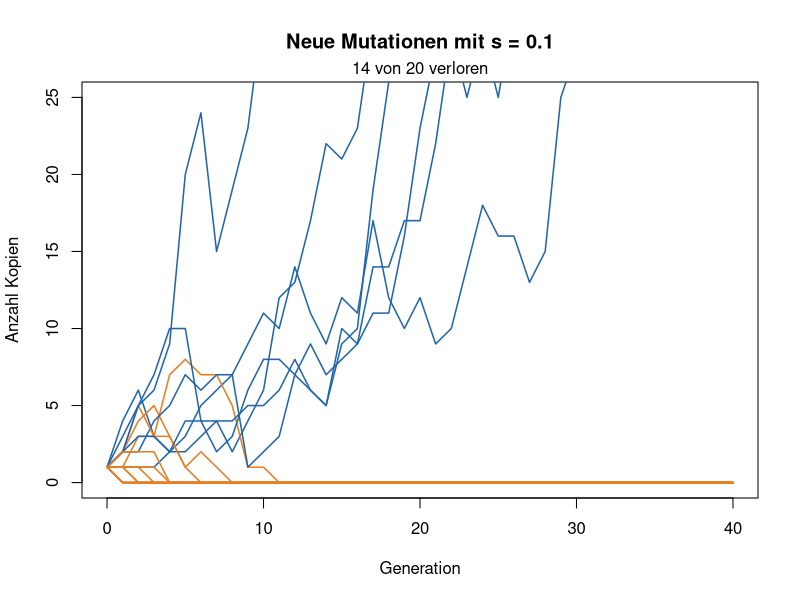
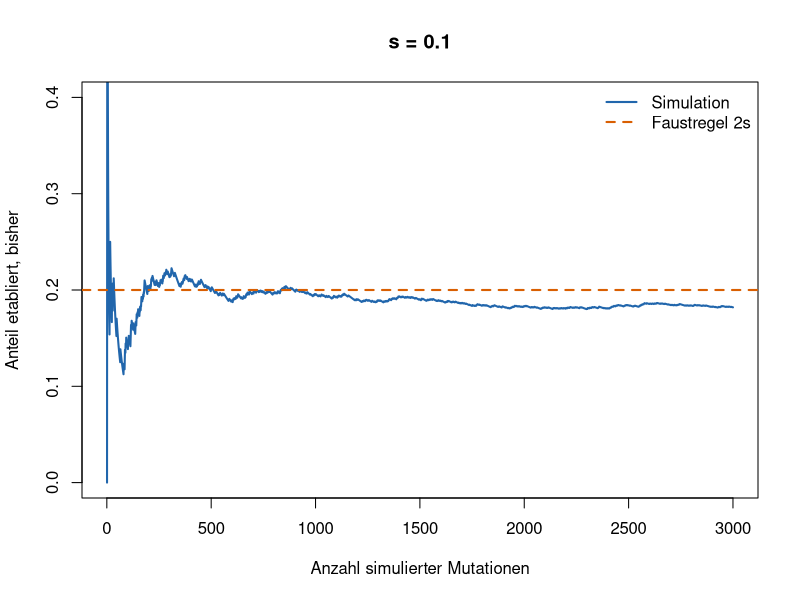
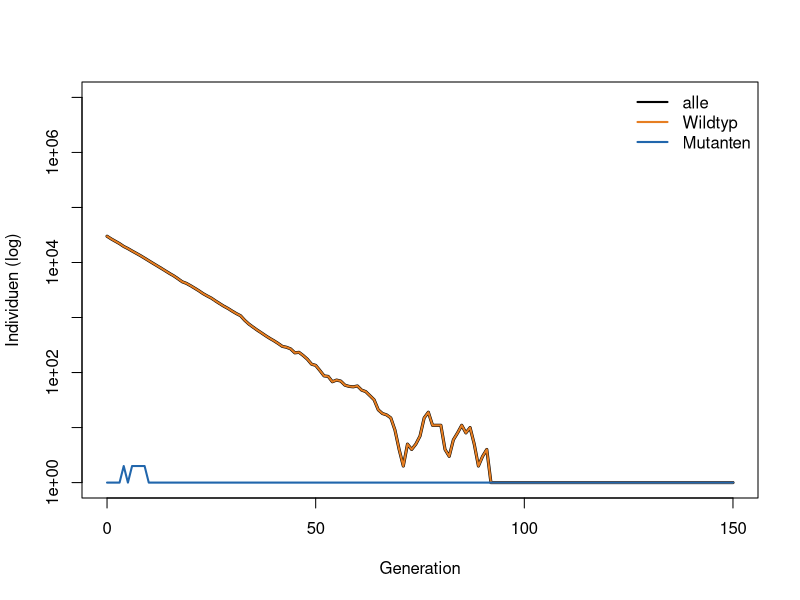
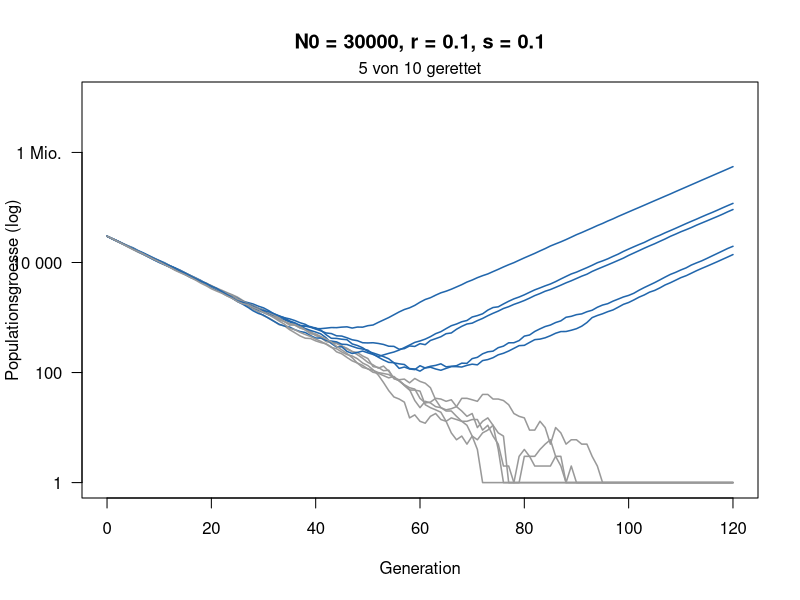
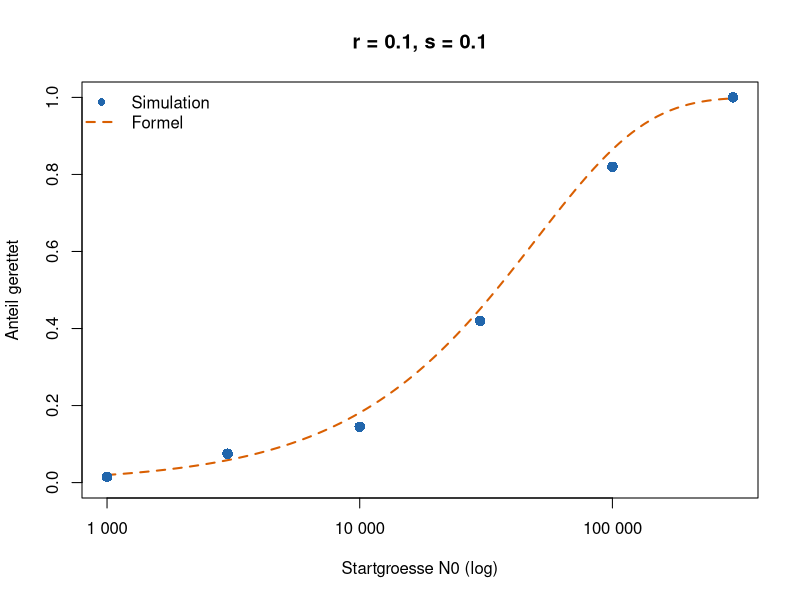
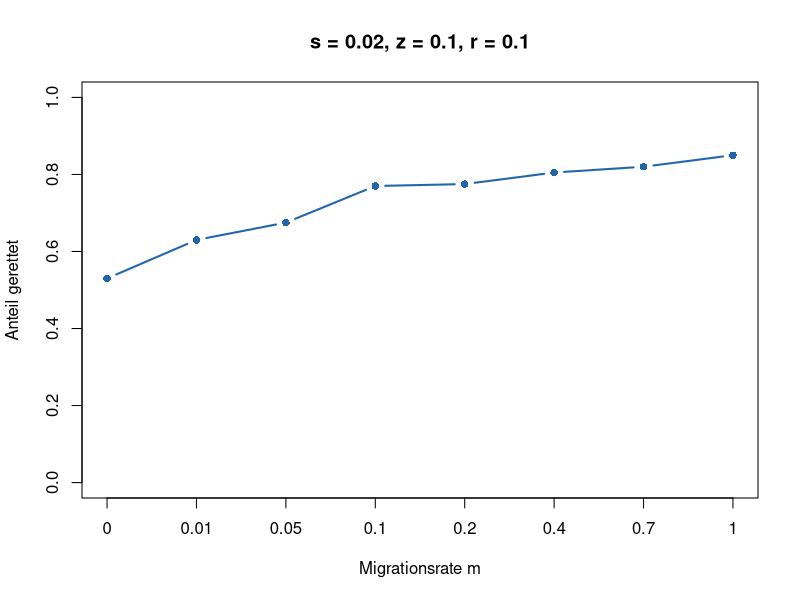
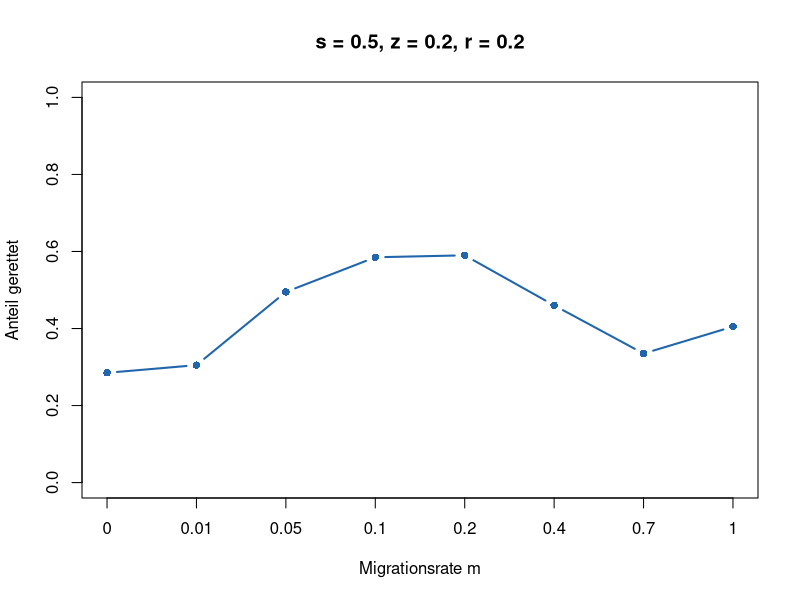

Here is the R script that generated these plots, in order:
# Woche 10 - Notebook (nur R, base R)
# Mutation und Rettung: neue Mutationen, Verzweigungsprozess, evolutionaere Rettung, zwei Orte
# In RStudio: Working Directory = weeks/week-10, dann Zeile fuer Zeile ausfuehren.
# Quarto: notebook.qmd. Knit ohne Quarto: notebook.Rmd.

# Eine neue Mutation beginnt mit einer Kopie. Auch wenn sie vorteilhaft ist, geht sie oft durch Zufall verloren. Heute simulieren Sie zuerst, wie oft sich eine solche Mutation etabliert. Danach schrumpft eine Population, weil die Umwelt schlecht wird (z. B. ein Antibiotikum). Kann eine resistente Mutation sie retten?
#
# Das Modell. Jedes Individuum hat eine zufaellige Zahl von Nachkommen:
#
# - Mutante (resistent): im Mittel 1 + s Nachkommen,
# - Wildtyp im neuen Stress: im Mittel 1 - r Nachkommen, die Population schrumpft also jede Generation um den Anteil r,
# - Jeder Wildtyp-Nachkomme ist mit Wahrscheinlichkeit U = 0.00001 eine neue Mutante.
#
# Die Abbildungen.
#
# - Teil 1: x-Achse Generation, y-Achse Anzahl Kopien einer Mutation. Blau: ueberlebt, orange: verloren.
# - Teil 2: x-Achse Anzahl simulierter Mutationen, y-Achse Anteil etabliert bisher. Blau: Simulation, orange gestrichelt: 2s.
# - Teil 3: x-Achse Generation, y-Achse Anzahl Individuen auf einer log-Skala (1, 10, 100, ...). Orange: Wildtyp, blau: Mutanten, schwarz: alle zusammen.
# - Teil 4: x-Achse Generation, y-Achse Populationsgroesse (log). Blau: gerettet, grau: ausgestorben.
# - Teil 5: x-Achse Startgroesse N0 (log), y-Achse Anteil geretteter Populationen. Blaue Punkte: Simulation, orange Linie: Formel.

# Auftrag
# 1. Verfolgen Sie einzelne neue Mutationen. Bauen Sie Schritt fuer Schritt einen Verzweigungsprozess und sehen Sie, wie sich der Anteil 2s naehert.
# 2. Lesen und starten Sie ein kleines Programm, das eine schrumpfende Population simuliert.
# 3. Schaetzen Sie mit vielen Laeufen, wie oft sie gerettet wird, vergleichen Sie mit der Formel und sagen Sie voraus, wie das von N_0 und r abhaengt.
# 4. Bonus: Hilft mehr Migration aus einer Zuflucht immer? Erst raten, dann simulieren.

# ===========================================================================
# 0 · Funktionen
# ===========================================================================
#
# Einfach ausfuehren.

# Eine Mutation ueber die Zeit: jede Kopie hat im Mittel 1 + s Nachkommen
linie <- function(s, generationen = 40) {
  n <- numeric(generationen + 1)
  n[1] <- 1
  for (t in seq_len(generationen)) n[t + 1] <- rpois(1, n[t] * (1 + s))
  n
}

zeige_linien <- function(s, anzahl = 20) {
  plot(NA, xlim = c(0, 40), ylim = c(0, 25), xlab = "Generation",
       ylab = "Anzahl Kopien", main = paste("Neue Mutationen mit s =", s))
  verloren <- 0
  for (i in seq_len(anzahl)) {
    n <- linie(s)
    weg <- n[41] == 0
    verloren <- verloren + weg
    lines(0:40, n, col = if (weg) "#e67e22" else "#2166ac", lwd = 1.5)
  }
  mtext(paste(verloren, "von", anzahl, "verloren"), side = 3, line = 0.2)
}

# Anteil etabliert nach 1, 2, 3, ... Laeufen, dazu die Faustregel 2s
zeige_anteil <- function(ergebnisse, s) {
  laeufe <- seq_along(ergebnisse)
  plot(laeufe, cumsum(ergebnisse) / laeufe, type = "l", lwd = 2, col = "#2166ac",
       ylim = c(0, min(1, 4 * s)), xlab = "Anzahl simulierter Mutationen",
       ylab = "Anteil etabliert, bisher", main = paste("s =", s))
  abline(h = 2 * s, lty = 2, lwd = 2, col = "#d95f02")
  legend("topright", c("Simulation", "Faustregel 2s"), col = c("#2166ac", "#d95f02"),
         lty = c(1, 2), lwd = 2, bty = "n")
}

# Eine schrumpfende Population: Wildtyp (1 - r), Mutanten (1 + s)
rettung_lauf <- function(N0, r, s, U = 1e-5, generationen = 120) {
  wt <- N0; mut <- 0
  N <- numeric(generationen + 1); N[1] <- N0
  for (t in seq_len(generationen)) {
    neu <- rbinom(1, wt, U)
    wt <- rpois(1, wt * (1 - r))
    mut <- min(rpois(1, mut * (1 + s)) + neu, 1e7)
    N[t + 1] <- wt + mut
  }
  N
}

zeige_rettung <- function(N0, r, s, anzahl = 10) {
  plot(NA, xlim = c(0, 120), ylim = c(1, 1e7), log = "y", xlab = "Generation",
       ylab = "Populationsgroesse (log)", yaxt = "n",
       main = paste0("N0 = ", N0, ", r = ", r, ", s = ", s))
  axis(2, at = 10^c(0, 2, 4, 6), labels = c("1", "100", "10 000", "1 Mio."), las = 1)
  gerettet <- 0
  for (i in seq_len(anzahl)) {
    N <- rettung_lauf(N0, r, s)
    ok <- N[121] > 0
    gerettet <- gerettet + ok
    lines(0:120, pmax(N, 1), col = if (ok) "#2166ac" else "grey60", lwd = 1.5)
  }
  mtext(paste(gerettet, "von", anzahl, "gerettet"), side = 3, line = 0.2)
}

# 1 = gerettet (1000 Mutanten), 0 = ausgestorben
rettung <- function(N0, r, s, U = 1e-5, grenze = 1000) {
  wt <- N0; mut <- 0
  repeat {
    neu <- rbinom(1, wt, U)
    wt <- rpois(1, wt * (1 - r))
    mut <- rpois(1, mut * (1 + s)) + neu
    if (mut >= grenze) return(1)
    if (wt + mut == 0) return(0)
  }
}

schaetze_rettung <- function(N0, r, s, wiederholungen = 300) {
  mean(replicate(wiederholungen, rettung(N0, r, s)))
}

# Naeherung (Orr & Unckless 2014)
formel <- function(N0, r, s, U = 1e-5) round(1 - exp(-2 * N0 * U * s / r), 2)
# Simulation (Punkte) und Formel (Linie) fuer viele Startgroessen
vergleiche_rettung <- function(r, s, N0_werte = c(1e3, 3e3, 1e4, 3e4, 1e5, 3e5),
                               wiederholungen = 200, U = 1e-5) {
  sim <- sapply(N0_werte, function(N0) schaetze_rettung(N0, r, s, wiederholungen))
  N0_fein <- 10^seq(log10(min(N0_werte)), log10(max(N0_werte)), length.out = 100)
  plot(N0_fein, 1 - exp(-2 * N0_fein * U * s / r), type = "l", lwd = 2, lty = 2,
       col = "#d95f02", log = "x", ylim = c(0, 1), xlab = "Startgroesse N0 (log)",
       ylab = "Anteil gerettet", main = paste0("r = ", r, ", s = ", s), xaxt = "n")
  axis(1, at = c(1e3, 1e4, 1e5), labels = c("1 000", "10 000", "100 000"))
  points(N0_werte, sim, pch = 16, cex = 1.4, col = "#2166ac")
  legend("topleft", c("Simulation", "Formel"), col = c("#2166ac", "#d95f02"),
         pch = c(16, NA), lty = c(NA, 2), lwd = 2, bty = "n")
  invisible(data.frame(N0 = N0_werte, simulation = sim))
}

# ===========================================================================
# 1 · Eine neue Mutation
# ===========================================================================
#
# 20 neue Mutationen, jede startet mit einer Kopie und hat den Vorteil s = 0.1.

zeige_linien(s = 0.1)   # hier s aendern

# Aufgabe A
# 1. Wie viele der 20 Mutationen gehen verloren? Fuehren Sie den Block mehrmals aus.
# 2. Probieren Sie s = 0 und s = 0.3. Was aendert sich?
# 3. Warum geht eine vorteilhafte Mutation ueberhaupt verloren?

# ===========================================================================
# 2 · Ein Verzweigungsprozess, Schritt fuer Schritt
# ===========================================================================
#
# Jetzt bauen Sie den Verzweigungsprozess aus der Vorlesung selbst, mit dem Spielzeugmodell: Jede Kopie hat entweder keine oder zwei Nachkommen. Keine mit Wahrscheinlichkeit a = (1 - s)/2, sonst zwei. Im Mittel sind das 1 + s.

# Schritt 1: eine Generation. Jede Kopie wirft eine Muenze. rbinom(1, n, 1 - a) zaehlt, wie viele von n Kopien zwei Nachkommen haben (wie in Woche 9). Mal 2 gibt die Kopien der naechsten Generation.

s <- 0.1
a <- (1 - s) / 2          # Chance auf keine Nachkommen
n <- 1                    # eine Kopie
2 * rbinom(1, n, 1 - a)   # Kopien in der naechsten Generation: 0 oder 2

# Schritt 2: Generation fuer Generation. Dieselbe Zeile, solange (while) die Mutation weder verloren (0 Kopien) noch etabliert (100 Kopien) ist. verlauf merkt sich alle Zahlen.

n <- 1                          # eine neue Mutation
verlauf <- n
while (n > 0 && n < 100) {      # solange nicht verloren und nicht etabliert
  n <- 2 * rbinom(1, n, 1 - a)
  verlauf <- c(verlauf, n)
}
verlauf
length(verlauf) - 1             # wie viele Generationen?

# Schritt 3: als Funktion, viele Male. Wir packen Schritt 2 in eine Funktion. Sie gibt 1 zurueck, wenn die Mutation sich etabliert, sonst 0. replicate startet viele neue Mutationen.

eine_linie <- function(s) {
  a <- (1 - s) / 2
  n <- 1
  while (n > 0 && n < 100) {
    n <- 2 * rbinom(1, n, 1 - a)
  }
  as.numeric(n >= 100)   # 1 = etabliert, 0 = verloren
}

s <- 0.1                                  # hier s aendern
ergebnisse <- replicate(3000, eine_linie(s))
mean(ergebnisse)   # Anteil etabliert
2 * s              # Faustregel 2s

# Schritt 4: Wie naehert sich der Anteil 2s? zeige_anteil zeichnet den Anteil etablierter Mutationen nach 1, 2, 3, ... Laeufen. Die gestrichelte Linie ist 2s.

zeige_anteil(ergebnisse, s)

# Aufgabe B
# 1. Fuehren Sie Schritt 1 zehnmal aus. Wie oft gibt es keine Nachkommen? Passt das zu a = 0.45?
# 2. Fuehren Sie Schritt 2 mehrmals aus. Wie oft schafft es die Mutation? Wie viele Generationen dauert es, wenn sie verloren geht, und wenn sie es schafft?
# 3. Aendern Sie in Schritt 3 nur s und fuellen Sie die Tabelle aus:
#
# | s | Simulation | Faustregel 2s |
# |---|---|---|
# | 0.02 |  |  |
# | 0.05 |  |  |
# | 0.1 |  |  |
# | 0.2 |  |  |
# 4. Schauen Sie sich Schritt 4 fuer s = 0.02 und s = 0.2 an. Wann passt 2s gut, wann liegt die Simulation darunter? Nach wie vielen Laeufen beruhigt sich die Kurve?

# ===========================================================================
# 3 · Ein Programm fuer Rettung
# ===========================================================================
#
# Jetzt schreiben wir das Modell selbst aus. Das ganze Programm hat drei Teile:
#
# 1. Zustand: Wie viele Wildtypen (wt) und wie viele Mutanten (mut) gibt es?
# 2. Eine Generation: neue Mutanten ziehen, dann Nachkommen ziehen.
# 3. Schleife: die Generation viele Male wiederholen.
#
# Neu ist rpois(1, mittel): eine zufaellige ganze Zahl mit Mittelwert mittel. Wir brauchen sie fuer die Zahl der Nachkommen einer ganzen Gruppe. Bei 1000 Wildtypen und r = 0.1 ist rpois(1, 900) etwa 900, aber nicht genau. rbinom kennen Sie aus Woche 9: Von wt Nachkommen ist jeder mit Wahrscheinlichkeit U ein Mutant.

N0 <- 30000   # Startgroesse
r  <- 0.1     # Rueckgang des Wildtyps pro Generation
s  <- 0.1     # Vorteil der Mutante
U  <- 1e-5    # Mutationsrate
generationen <- 150

# 1. Zustand: ein Platz pro Generation
wt  <- numeric(generationen + 1)
mut <- numeric(generationen + 1)
wt[1]  <- N0
mut[1] <- 0

# 2. und 3.: eine Generation, viele Male
for (t in 1:generationen) {
  neu        <- rbinom(1, wt[t], U)                # neue Mutanten unter den Wildtypen
  wt[t + 1]  <- rpois(1, wt[t] * (1 - r))          # Wildtyp: im Mittel 1 - r Nachkommen
  mut[t + 1] <- rpois(1, mut[t] * (1 + s)) + neu   # Mutanten: im Mittel 1 + s Nachkommen
}

plot(0:generationen, pmax(wt + mut, 1), type = "l", lwd = 3, log = "y",
     xlab = "Generation", ylab = "Individuen (log)", ylim = c(1, 1e7))
lines(0:generationen, pmax(wt, 1),  col = "#e67e22", lwd = 2)
lines(0:generationen, pmax(mut, 1), col = "#2166ac", lwd = 2)
legend("topright", c("alle", "Wildtyp", "Mutanten"), col = c("black", "#e67e22", "#2166ac"),
       lwd = 2, bty = "n")

which(mut > 0)[1] - 1   # in welcher Generation gibt es zum ersten Mal Mutanten?

# Aufgabe C
# 1. Fuehren Sie den Block mehrmals aus. Wann entsteht die erste Mutante? Wird die Population jedes Mal gerettet?
# 2. Suchen Sie in einer geretteten Population die U-Kurve. Wer schrumpft, wer waechst?
# 3. Setzen Sie U <- 0. Was passiert, und warum?
# 4. Manchmal entsteht eine Mutante und verschwindet wieder. Woran sieht man das in der Abbildung?

# --- Von einem Lauf zur Wahrscheinlichkeit ---
#
# Ein Lauf sagt nur: gerettet oder nicht. Um eine Wahrscheinlichkeit zu schaetzen, packen wir das Programm in eine Funktion und lassen sie viele Male laufen. Die Schleife laeuft jetzt so lange, bis die Population ausgestorben ist oder 1000 Mutanten hat (while: "solange").

ein_lauf <- function(N0, r, s, U = 1e-5) {
  wt <- N0
  mut <- 0
  while (wt + mut > 0 && mut < 1000) {   # solange nicht ausgestorben und nicht gerettet
    neu <- rbinom(1, wt, U)
    wt  <- rpois(1, wt * (1 - r))
    mut <- rpois(1, mut * (1 + s)) + neu
  }
  as.numeric(mut >= 1000)   # 1 = gerettet, 0 = ausgestorben
}

ergebnisse <- replicate(200, ein_lauf(N0 = 30000, r = 0.1, s = 0.1))
sum(ergebnisse)    # wie viele von 200 gerettet?
mean(ergebnisse)   # Anteil: Schaetzung der Wahrscheinlichkeit

# Das ist das ganze Rezept jeder solchen Simulation: Zustand, eine Generation, Schleife, Abbruch, viele Wiederholungen.

# ===========================================================================
# 4 · Viele Laeufe ansehen
# ===========================================================================
#
# Eine Population mit N_0 = 30\,000 Individuen geraet in Stress und schrumpft jede Generation um r = 10\,\%. Resistente Mutanten haben den Vorteil s = 0.1. Die Abbildung zeigt 10 Wiederholungen.

zeige_rettung(N0 = 30000, r = 0.1, s = 0.1)   # hier N0 oder r aendern

# Aufgabe D
# 1. Beschreiben Sie eine blaue Kurve: Was passiert zuerst, was danach?
# 2. Probieren Sie N_0 = 3000 und N_0 = 300\,000. Was aendert sich?
# 3. Probieren Sie r = 0.3 (mit N_0 = 30\,000). Was aendert sich?

# ===========================================================================
# 5 · Simulation und Formel
# ===========================================================================
#
# Jetzt vergleichen wir die Simulation mit der Formel aus der Vorlesung, P ~ 1 - exp(-2 N0 U s / r). vergleiche_rettung simuliert fuer sechs Startgroessen je 200 Populationen (Punkte) und zeichnet die Formel dazu (Linie). Das dauert ein paar Sekunden.

set.seed(1)
vergleiche_rettung(r = 0.1, s = 0.1)   # hier r oder s aendern

# Aufgabe E
# 1. Wo trifft die Formel die Simulation gut, wo weniger?
# 2. Erst raten, dann rechnen: Was passiert mit der Kurve, wenn die Population doppelt so schnell schrumpft (r = 0.2)? Notieren Sie Ihre Vermutung, dann lassen Sie den Block laufen.
# 3. Und wenn die Mutante nur halb so viel Vorteil hat (s = 0.05, r = 0.1)? Vergleichen Sie mit Ihrer Antwort auf 2.
# 4. Ab welchem N_0 wird etwa die Haelfte gerettet? Lesen Sie es ab.
# 5. Was bedeutet das fuer Bakterien unter Antibiotika (Milliarden Zellen) und fuer eine bedrohte Art mit wenigen hundert Tieren?

# ===========================================================================
# 6 · Bonus: Ueberraschung mit zwei Orten
# ===========================================================================
#
# Tomasini & Peischl (2020): Zwei Orte tauschen Individuen aus. Ort 1 wird sofort schlecht, Ort 2 ist zuerst eine Zuflucht und wird erst nach \theta = 100 Generationen schlecht.
#
# - Wildtyp im schlechten Ort: im Mittel 1 - r Nachkommen. In der Zuflucht bleibt er bei K = 5000.
# - Mutante im schlechten Ort: 1 + z. In der Zuflucht hat sie Kosten: 1 - s.
# - Jede Generation wechselt ein Anteil m/2 jedes Ortes zum anderen Ort.
# - Gerettet, sobald es irgendwo 500 Mutanten gibt.
#
# Erst raten: Hilft mehr Migration aus einer Zuflucht immer? Notieren Sie Ihre Vermutung, bevor Sie die Bloecke laufen lassen.
#
# Das Programm ist dasselbe Rezept wie in Teil 3, nur sind wt und mut jetzt Vektoren mit zwei Eintraegen (Ort 1, Ort 2), und nach den Nachkommen kommt ein dritter Schritt: Migration.

zwei_orte <- function(m, s, z, r, K = 5000, theta = 100, U = 2e-5, grenze = 500) {
  wt  <- c(K, K)   # Wildtyp in Ort 1 und Ort 2
  mut <- c(0, 0)   # Mutanten in Ort 1 und Ort 2
  for (t in 1:1000) {
    schlecht <- c(TRUE, t > theta)
    wt  <- rpois(2, wt * ifelse(schlecht, 1 - r, 1))
    if (!schlecht[2]) wt[2] <- K                  # Zuflucht bleibt voll
    neu <- rbinom(2, wt, U)                       # neue Mutanten
    mut <- rpois(2, mut * ifelse(schlecht, 1 + z, 1 - s)) + neu
    weg_wt  <- rbinom(2, wt,  m / 2)              # Migration
    weg_mut <- rbinom(2, mut, m / 2)
    wt  <- wt  - weg_wt  + rev(weg_wt)
    mut <- mut - weg_mut + rev(weg_mut)
    if (sum(mut) >= grenze) return(1)             # gerettet
    if (sum(wt) + sum(mut) == 0) return(0)        # ausgestorben
  }
  0
}

zeige_migration <- function(s, z, r, wiederholungen = 200) {
  m_werte <- c(0, 0.01, 0.05, 0.1, 0.2, 0.4, 0.7, 1)
  p <- sapply(m_werte, function(m) mean(replicate(wiederholungen, zwei_orte(m, s, z, r))))
  plot(seq_along(m_werte), p, type = "b", pch = 16, lwd = 2, col = "#2166ac",
       ylim = c(0, 1), xaxt = "n", xlab = "Migrationsrate m", ylab = "Anteil gerettet",
       main = paste0("s = ", s, ", z = ", z, ", r = ", r))
  axis(1, at = seq_along(m_werte), labels = m_werte)
  invisible(data.frame(m = m_werte, gerettet = p))
}

# Jeder Punkt: 200 Populationen bei einer Migrationsrate.

set.seed(1)
zeige_migration(s = 0.02, z = 0.1, r = 0.1)   # billige Mutante

set.seed(1)
zeige_migration(s = 0.5, z = 0.2, r = 0.2)    # teure Mutante: bitte s aendern

# Aufgabe F (Bonus)
# 1. Billige Mutante (s = 0.02): Hilft Migration? Wie viel mehr Populationen werden gerettet als ohne Migration (m = 0)?
# 2. Teure Mutante (s = 0.5): Bei welcher Migrationsrate ist Rettung am wahrscheinlichsten? Was passiert bei sehr viel Migration?
# 3. Erklaeren Sie den Unterschied mit dem Wort gene swamping: Wo landen die Mutanten bei viel Migration, und was passiert dort mit ihnen?
# 4. Pruefen Sie die Bedingung aus der Vorlesung, s/z < r\,\theta, fuer beide Faelle (\theta = 100). Was sagt sie, was sagt sie nicht?
